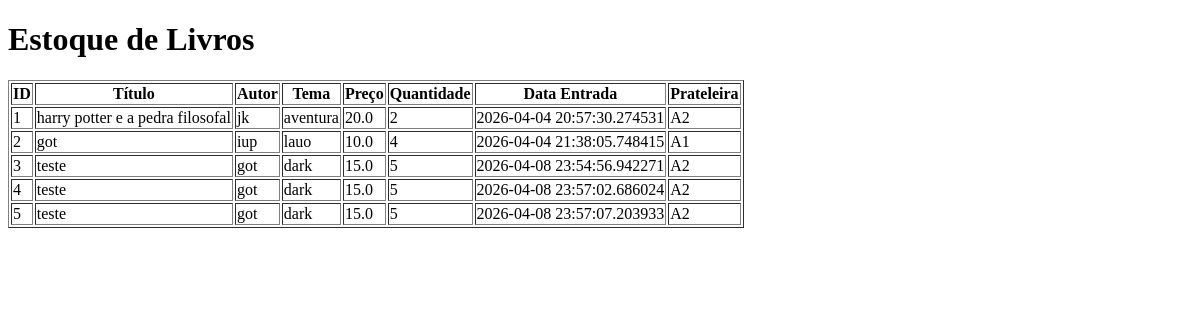
Before: /produtos (signed in) with the older database file.
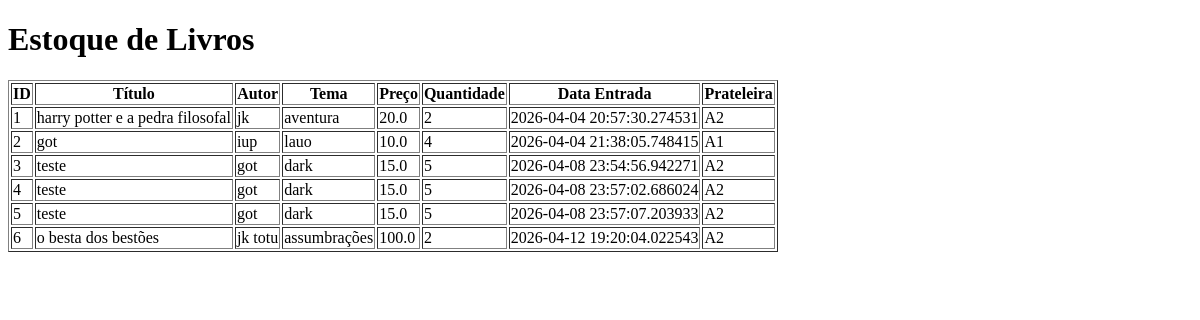
After: the same page with the newer database file.
### models/livro.py (models this page shows)
class Livro(db.Model):
    id = db.Column(
        db.Integer,
        primary_key=True
    )
    titulo = db.Column(
        db.String(200),
        nullable=False
    )
    autor = db.Column(
        db.String(150),
        nullable=False
    )
    preco_compra = db.Column(
        db.Float,
        nullable=False
    )
    quantidade = db.Column(
        db.Integer,
        nullable=False
    )
    tema = db.Column(
        db.String(100),
        nullable=False
    )
    data_entrada = db.Column(
        db.DateTime,
        default=datetime.utcnow
    )
    id_prateleira = db.Column(
        db.Integer,
        db.ForeignKey("prateleira.id"),
        nullable=False
    )
    prateleira = db.relationship( "Prateleira", backref="livros")

### models/prateleira.py (models this page shows)
class Prateleira(db.Model):
    id = db.Column(
        db.Integer,
        primary_key=True
    )
    codigo = db.Column(
        db.String(10),
        unique=True,
        nullable=False
    )
    descricao = db.Column(
        db.String(100)
    )
    id_setor = db.Column(
        db.Integer,
        db.ForeignKey("setor.id"),
        nullable=False
    )
    setor = db.relationship(
    "Setor",
    backref="prateleiras"
    )

### routes/estoque/listar_produtos.py (the view)
@listar_produtos_bp.route("/produtos")
@login_required
def listar_produtos():
    livros = Livro.query.all()
    return render_template(
        "estoque/listar.html",
        livros=livros
    )

### auth.py (called while the page is built)
def login_required(func):
    @wraps(func)
    def wrapper(*args, **kwargs):
        if "usuario_id" not in session:
            return redirect(url_for("login.login"))
        return func(*args, **kwargs)
    return wrapper

### templates/estoque/listar.html (shortened to what this page needs)
<!DOCTYPE html>
<html lang="pt-BR">
<head>
</head>
<h1>Estoque de Livros</h1>
<table border="1">
    <tr>
        <th>ID</th>
        <th>Título</th>
        <th>Autor</th>
        <th>Tema</th>
        <th>Preço</th>
        <th>Quantidade</th>
        <th>Data Entrada</th>
        <th>Prateleira</th>
    </tr>
    {% for livro in livros %}
    <tr>
        <td>{{ livro.id }}</td>
        <td>{{ livro.titulo }}</td>
        <td>{{ livro.autor }}</td>
        <td>{{ livro.tema }}</td>
        <td>{{ livro.preco_compra }}</td>
        <td>{{ livro.quantidade }}</td>
        <td>{{ livro.data_entrada }}</td>
        <td>{{ livro.prateleira.codigo }}</td>
    </tr>
    {% endfor %}
</table>
</body>
</html>

Changed rows visible on the page:
added Livro: id "6", titulo "o besta dos bestões", autor "jk totu", tema "assumbrações", preco_compra "100.0", quantidade "2", data_entrada "2026-04-12 19:20:04.022543", prateleira.codigo "A2"
